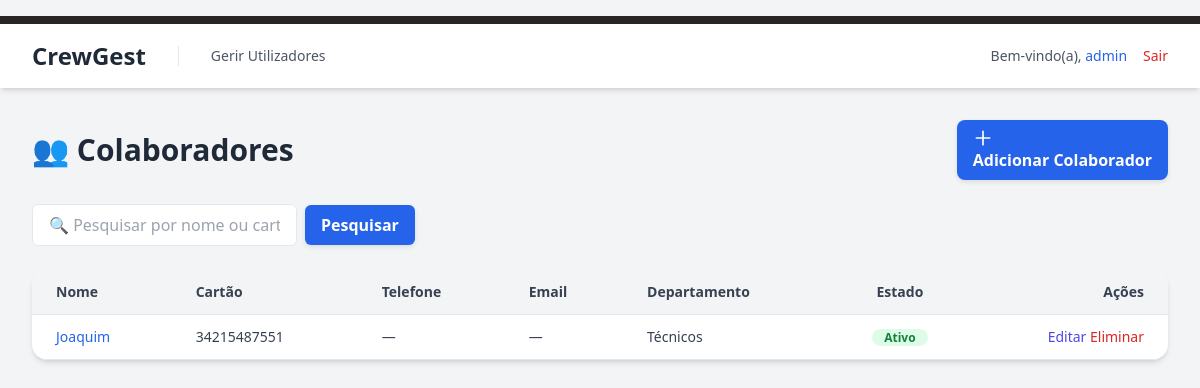
Before: /public/colaboradores.php (signed in) with the older database file.
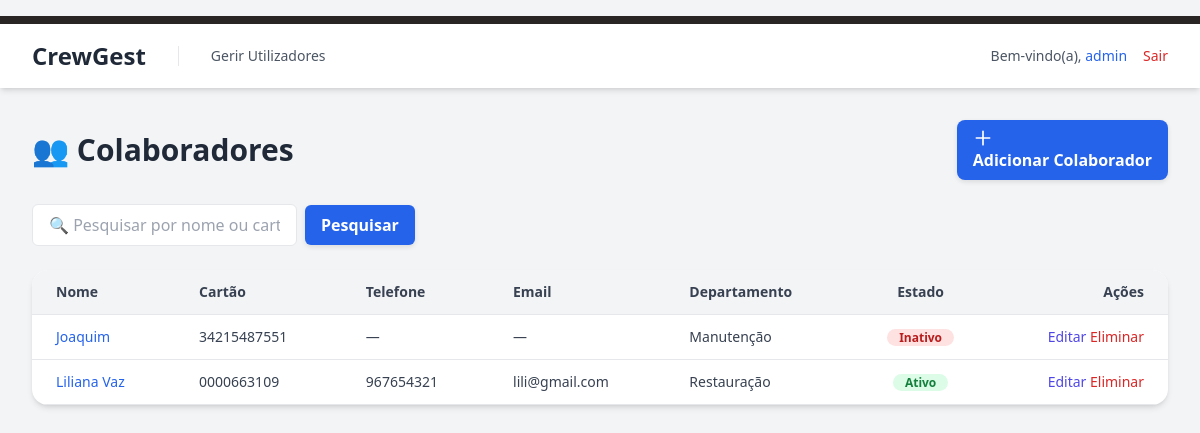
After: the same page with the newer database file.
### tables this page shows
CREATE TABLE `colaboradores` (
  `id` int(11) NOT NULL,
  `nome` varchar(100) NOT NULL,
  `telefone` varchar(20) DEFAULT NULL,
  `email` varchar(100) DEFAULT NULL,
  `cartao` varchar(50) NOT NULL,
  `departamento_id` int(11) DEFAULT NULL,
  `ativo` tinyint(1) DEFAULT 1,
  `criado_em` timestamp NOT NULL DEFAULT current_timestamp()
);

CREATE TABLE `departamentos` (
  `id` int(11) NOT NULL,
  `nome` varchar(100) NOT NULL,
  `criado_em` timestamp NOT NULL DEFAULT current_timestamp()
);

### public/colaboradores.php (the view, shortened to what the changed rows need)
<?php
require_once '../config/db.php';
$pesquisa = trim($_GET['pesquisa'] ?? '');
$colaboradores = [];
try {
    if (!empty($pesquisa)) {
        $stmt = $pdo->prepare("
            SELECT c.*, d.nome AS departamento_nome
            FROM colaboradores c
            LEFT JOIN departamentos d ON c.departamento_id = d.id
            WHERE c.nome LIKE :pesquisa OR c.cartao LIKE :pesquisa
            ORDER BY c.nome ASC
        ");
        $stmt->execute(['pesquisa' => "%$pesquisa%"]);
    } else {
        $stmt = $pdo->query("
            SELECT c.*, d.nome AS departamento_nome
            FROM colaboradores c
            LEFT JOIN departamentos d ON c.departamento_id = d.id
            ORDER BY c.nome ASC
        ");
    }
    $colaboradores = $stmt->fetchAll(PDO::FETCH_ASSOC);
} catch (PDOException $e) {
    die("Erro ao carregar colaboradores: " . $e->getMessage());
}
?>
<!DOCTYPE html>
<html lang="pt-PT" class="bg-gray-100">
<head>
    <link href="<?= BASE_URL ?>/public/css/style.css" rel="stylesheet">
</head>
<body class="bg-gray-100">
<main class="p-8 max-w-7xl mx-auto">
    <div class="flex items-center justify-between mb-6">
        <h1 class="text-3xl font-bold text-gray-800">👥 Colaboradores</h1>
    </div>
    <div class="bg-white rounded-2xl shadow-md overflow-hidden">
        <table class="min-w-full text-sm text-gray-700">
            <thead class="bg-gray-100">
                <tr>
                    <th class="text-left px-6 py-3 border-b">Nome</th>
                    <th class="text-left px-6 py-3 border-b">Cartão</th>
                    <th class="text-left px-6 py-3 border-b">Telefone</th>
                    <th class="text-left px-6 py-3 border-b">Email</th>
                    <th class="text-left px-6 py-3 border-b">Departamento</th>
                    <th class="text-center px-6 py-3 border-b">Estado</th>
                    <th class="text-right px-6 py-3 border-b">Ações</th>
                </tr>
            </thead>
            <tbody>
                <?php if (empty($colaboradores)): ?>
                    <tr>
                        <td colspan="7" class="text-center py-6 text-gray-500">
                            Nenhum colaborador encontrado.
                        </td>
                    </tr>
                <?php else: ?>
                    <?php foreach ($colaboradores as $c): ?>
                        <tr class="hover:bg-gray-50 transition">
                            <td class="px-6 py-3 border-b">
                                <a href="detalhes_colaborador.php?id=<?= $c['id'] ?>"
                                   class="text-blue-600 hover:underline font-medium">
                                    <?= htmlspecialchars($c['nome']) ?>
                                </a>
                            </td>
                            <td class="px-6 py-3 border-b"><?= htmlspecialchars($c['cartao'] ?: '—') ?></td>
                            <td class="px-6 py-3 border-b"><?= htmlspecialchars($c['telefone'] ?: '—') ?></td>
                            <td class="px-6 py-3 border-b"><?= htmlspecialchars($c['email'] ?: '—') ?></td>
                            <td class="px-6 py-3 border-b"><?= htmlspecialchars($c['departamento_nome'] ?: '—') ?></td>
                            <td class="px-6 py-3 border-b text-center">
                                <?php if ($c['ativo']): ?>
                                    <span class="px-3 py-1 rounded-full text-xs font-semibold bg-green-100 text-green-700">Ativo</span>
                                <?php else: ?>
                                    <span class="px-3 py-1 rounded-full text-xs font-semibold bg-red-100 text-red-700">Inativo</span>
                                <?php endif; ?>
                            </td>
                            <td class="px-6 py-3 border-b text-right">
                                <a href="editar_colaborador.php?id=<?= $c['id'] ?>" class="text-indigo-600 hover:text-indigo-800 font-medium mr-3">Editar</a>
                                <form action="eliminar_colaborador.php" method="POST" class="inline"
                                      onsubmit="return confirm('Tem certeza que deseja eliminar este colaborador?');">
                                    <button type="submit" class="text-red-600 hover:text-red-800 font-medium">Eliminar</button>
                                </form>
                            </td>
                        </tr>
                    <?php endforeach; ?>
                <?php endif; ?>
            </tbody>
        </table>
    </div>
</main>
</body>
</html>

Changed rows visible on the page:
changed colaboradores "Joaquim": departamento.nome "Técnicos" → "Manutenção"; ativo "Ativo" → "Inativo"
added colaboradores: nome "Liliana Vaz", cartao "0000663109", telefone "967654321", email "lili@gmail.com", departamento.nome "Restauração", ativo "Ativo"
